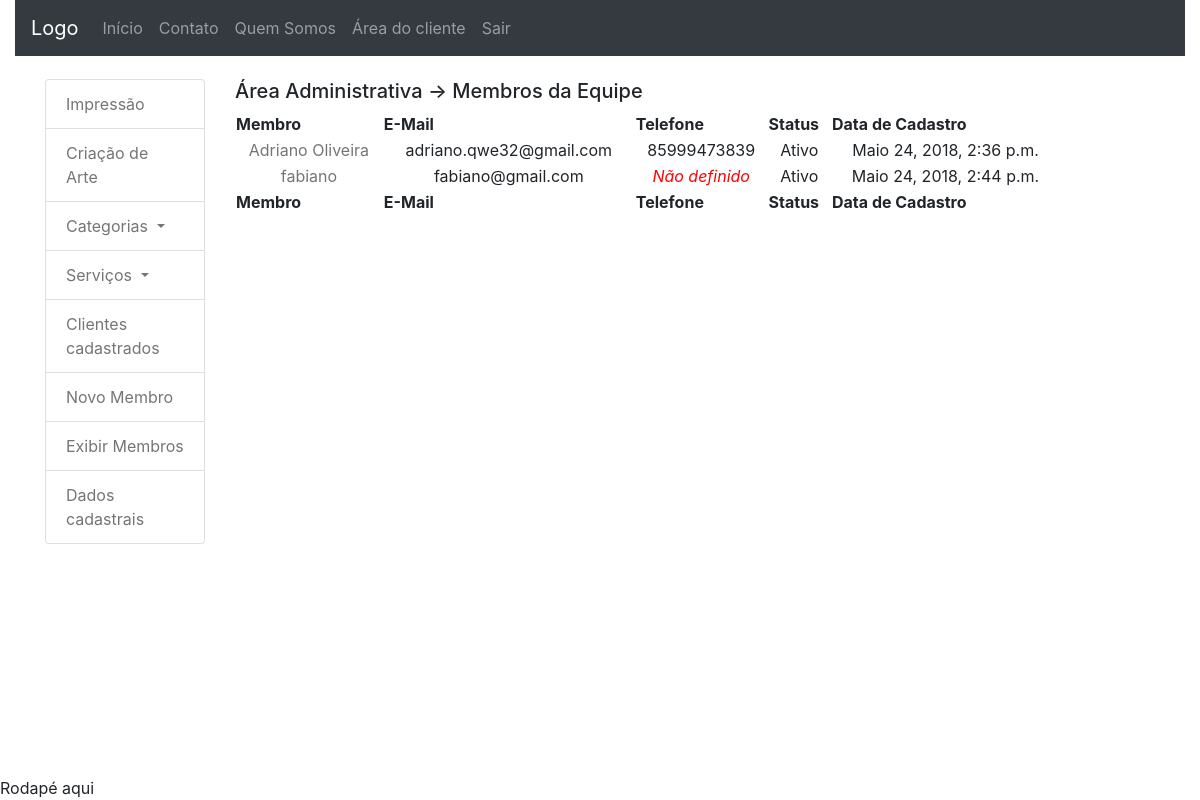
/area_administrativa/exibir_membros (signed in), run on the app's committed database.
### accounts/models.py (models this page shows, shortened)
class User(AbstractBaseUser, PermissionsMixin):
	UF_CHOICES = (
    ('AC','Acre'), ('AL','Alagoas'), ('AP','Amapá'),
    ('AM','Amazonas'), ('BA','Bahia'), ('CE','Ceará'),
    ('DF','Distrito Federal'), ('ES','Espírito Santo'),
    ('GO','Goiás'), ('MA','Maranhão'), ('MT','Mato Grosso'),
    ('MS','Mato Grosso do Sul'), ('MG','Minas Gerais'),
    ('PA','Pará'), ('PB','Paraíba'), ('PR','Paraná'),
    ('PE','Pernambuco'), ('PI','Piauí'),
    ('RJ','Rio de Janeiro'), ('RN','Rio Grande do Norte'),
    ('RS','Rio Grande do Sul'), ('RO','Rondônia'),
    ('RR','Roraima'), ('SC','Santa Catarina'),
    ('SP','São Paulo'), ('SE','Sergipe'),
	('TO','Tacantins'), )
	username = models.CharField(
		'Login', max_length=30, unique=True, validators=[
			validators.RegexValidator(
				re.compile('^[\w.@+-]+$'),
				'Informe um nome de usuário válido. '
				'Este valor deve conter apenas letras, números '
				'e os caracteres: @/./+/-/_ .'
				, 'invalid'
			)
		], help_text='Um nome curto que será usado para identificá-lo de forma única na plataforma'
	)
	name = models.CharField('Nome', max_length=100, blank=True)
	email = models.EmailField('E-mail', unique=True)
	telefone = models.CharField('Telefone', max_length=20, null=True,
		blank=True)
	cpf = models.CharField('CPF', max_length=11, null=True, blank=True)
	logradouro = models.CharField('Rua/Avenida', max_length=100,
		null=True, blank=True)
	numero = models.CharField('Número', max_length=100,
		null=True, blank=True)
	cep = models.CharField('CEP', max_length=10, null=True, blank=True)
	complemento = models.TextField('Complamento', max_length=100,
		null=True, blank=True)
	bairro = models.CharField('Bairro', max_length=100, null=True, blank=True)
	cidade = models.CharField('Cidade', max_length=100, null=True, blank=True)
	estado = models.CharField('Estado', max_length=100, null=True, blank=True,
		choices=UF_CHOICES)
	is_staff = models.BooleanField('Equipe', default=False)
	is_active = models.BooleanField('Ativo', default=True)
	date_joined = models.DateTimeField('Data de Entrada', auto_now_add=True)
	USERNAME_FIELD = 'username'
	REQUIRED_FIELDS = ['email']
	objects = UserManager()
	class Meta:
		verbose_name = 'Usuário'
		verbose_name_plural = 'Usuários'
	def __str__(self):
		return self.name or self.username
	@staticmethod
	def get_all_members():
		all_members = []
		users = User.objects.all()
		for user in users:
			if user.is_staff:
				all_members.append(user)
		return all_members

### dashboard_admin/views.py (the view)
# urls.py: path('exibir_membros', views.all_members, name='all_members'),
@login_required
def all_members(request):
	all_members = User.get_all_members()
	for member in all_members:
		print(member.telefone)
	context = {'all_members': all_members}
	return render(request, 'dashboard_admin/all_members.html',
		context)

### dashboard_admin/templatetags/da_tags.py (called while the page is built)
@register.simple_tag
def is_active(status):
	if status:
		return 'Ativo'
	else:
		return 'Inativo'

### dashboard_admin/templates/dashboard_admin/all_members.html (shortened to what this page needs)
{% extends 'dashboard_admin/index.html' %}
{% block extra %}
{% load da_tags %}
{% endblock %}
{% block central_column %}
<div class="col-sm-9">
	{% block dashboard_title %}
	<h5>Área Administrativa -> Membros da Equipe</h5>
	{% endblock %}
<div class="panel-body">
  <table id="table" class="display" cellspacing="0"
        width="100%">
    <thead>
      <tr>
        <th>Membro</th>
        <th>E-Mail</th>
        <th>Telefone</th>
        <th>Status</th>
        <th>Data de Cadastro</th>
      </tr>
    </thead>
    <tfoot>
      <tr>
        <th>Membro</th>
        <th>E-Mail</th>
        <th>Telefone</th>
        <th>Status</th>
        <th>Data de Cadastro</th>
      </tr>
    </tfoot>
    <tbody>
		{% for member in all_members %}
		<tr>
			<td style="text-align: center;">
				<a href="{% url 'dashboard_admin:member_detail' member.id %}"
				title="Detalhes">
					{{ member }}
				</a>
			</td>
			<td style="text-align: center;">
				{{ member.email }}
			</td>
			<td style="text-align: center;">
				{% if member.telefone %}
				{{ member.telefone }}
				{% else %}
				<i style="color: red">Não definido</i>
				{% endif %}
			</td>
			<td style="text-align: center;">
				{% is_active member.is_active %}
			</td>
			<td style="text-align: center;">
				{{ member.date_joined }}
			</td>
		</tr>
		{% endfor %}
    </tbody>
  </table>
</div>
</div>
{% endblock %}

### core/static/core/css/estilo.css (style rules this page uses)
body { padding-top: 0px; background-image: url("../imagens/fundobody.jpg"); }
a { color: #747575; }

### data on the page
User: name "Adriano Oliveira", email "adriano.qwe32@gmail.com", telefone "85999473839", is_active "Ativo", date_joined "Maio 24, 2018, 2:36 p.m."
User: name+username "fabiano", email "fabiano@gmail.com", shows "Não definido", is_active "Ativo", date_joined "Maio 24, 2018, 2:44 p.m."
